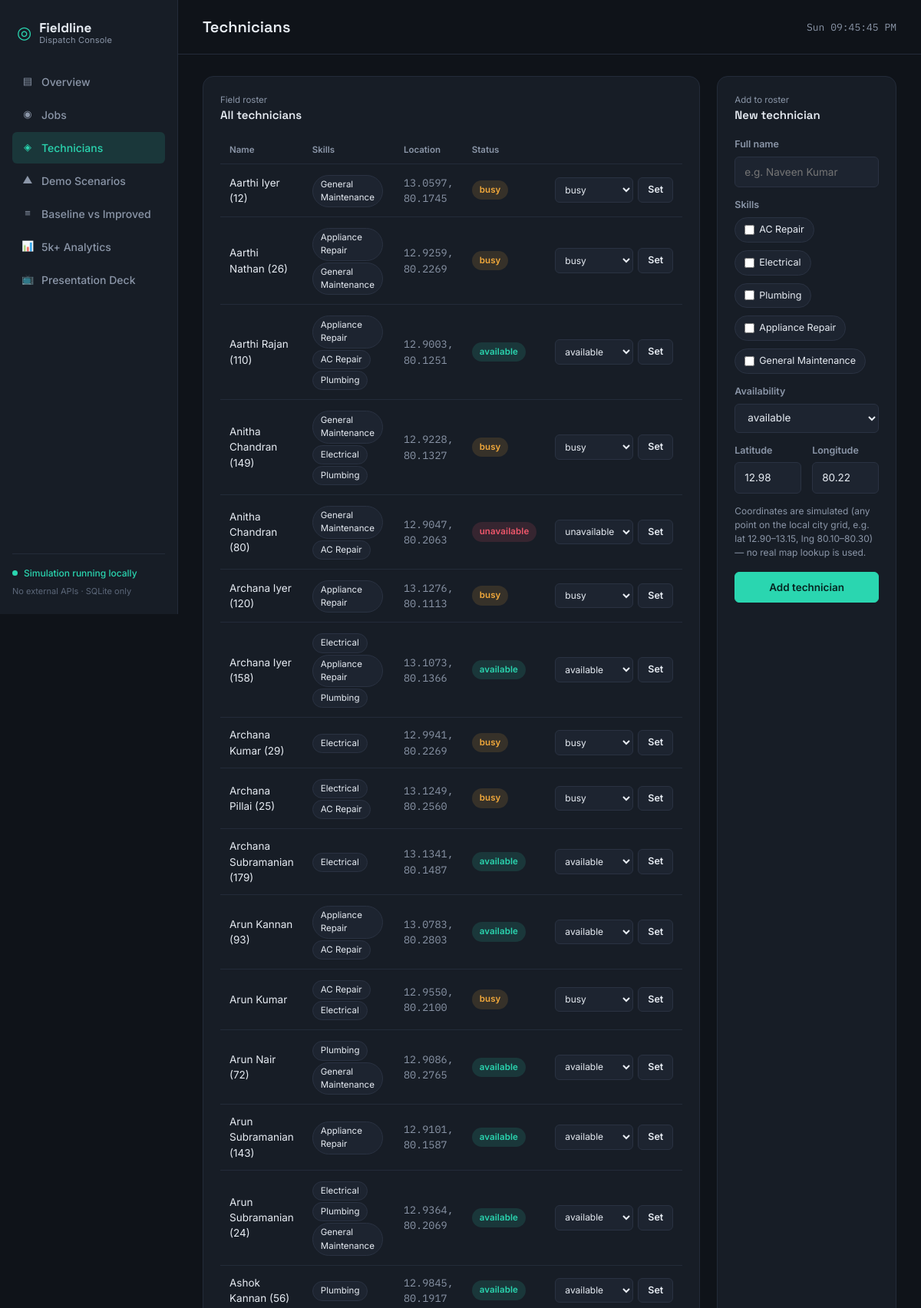
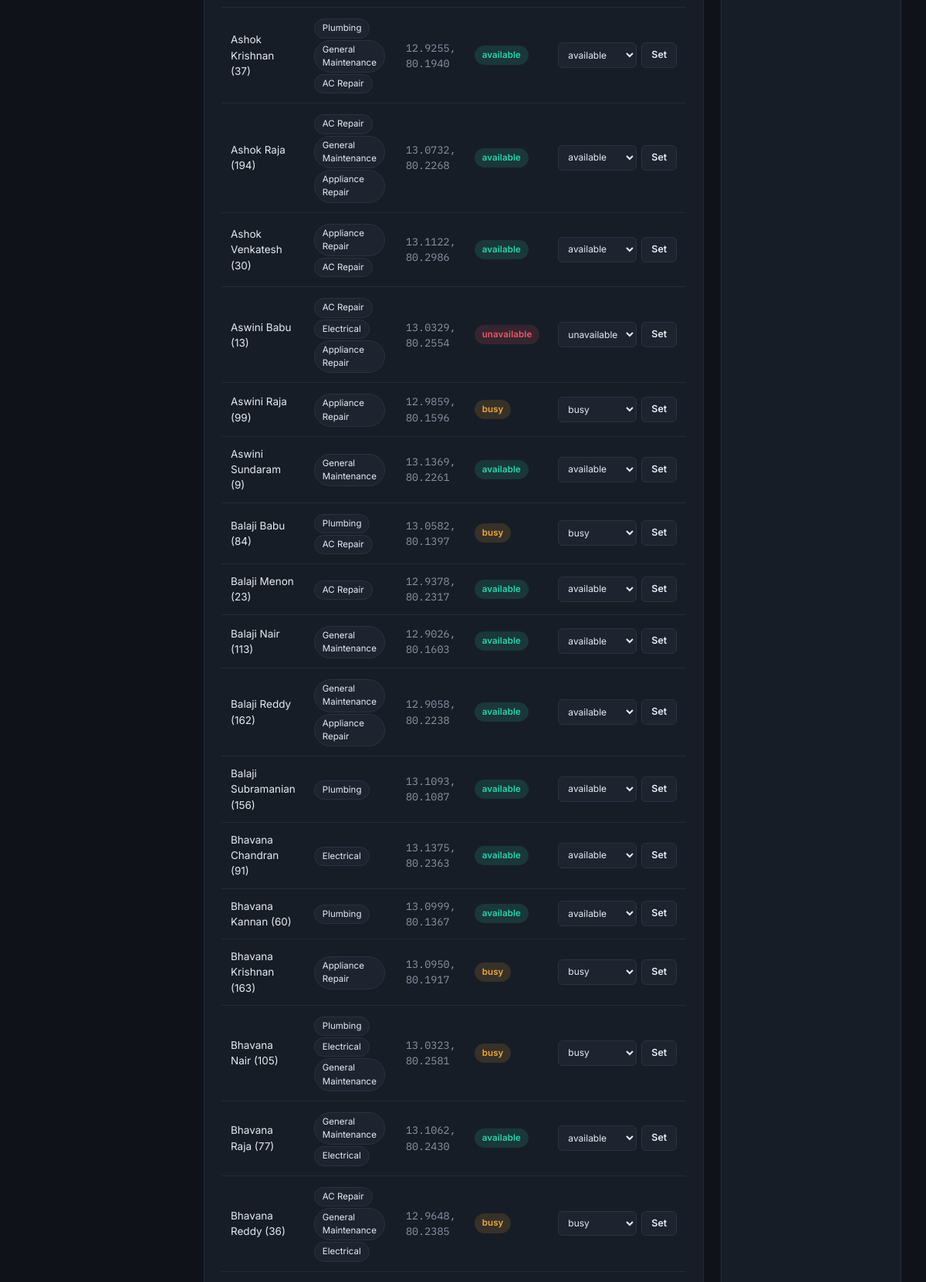
Page /technicians (upper part) on the committed database (2 pictures, top to bottom).
### tables this page shows
CREATE TABLE technicians (
    id            INTEGER PRIMARY KEY AUTOINCREMENT,
    name          TEXT NOT NULL,
    skills        TEXT NOT NULL,                 -- comma-separated list, e.g. "AC Repair,Electrical"
    availability  TEXT NOT NULL DEFAULT 'available', -- available | busy | unavailable
    latitude      REAL NOT NULL,
    longitude     REAL NOT NULL
);

### app.py (the view)
@app.route("/technicians")
def technicians():
    conn = get_db()
    techs = conn.execute("SELECT * FROM technicians ORDER BY name").fetchall()
    conn.close()
    return render_template("technicians.html", technicians=techs, skill_options=SKILL_OPTIONS)

### app.py (called while the page is built)
def get_db():
    conn = sqlite3.connect(DB_PATH)
    conn.row_factory = sqlite3.Row
    conn.execute("PRAGMA foreign_keys = ON")
    return conn

### templates/technicians.html (shortened to what this page needs)
{% extends "base.html" %}
{% block page_title %}Technicians{% endblock %}
{% block content %}
<div class="detail-grid">
  <div class="panel">
    <div class="panel-head">
      <div>
        <div class="panel-eyebrow">Field roster</div>
        <h3>All technicians</h3>
      </div>
    </div>
    <table class="data-table">
      <thead>
        <tr><th>Name</th><th>Skills</th><th>Location</th><th>Status</th><th></th></tr>
      </thead>
      <tbody>
        {% for t in technicians %}
        <tr>
          <td>{{ t.name }}</td>
          <td>{% for s in t.skills.split(',') %}<span class="chip">{{ s }}</span>{% endfor %}</td>
          <td class="mono text-dim">{{ '%.4f'|format(t.latitude) }}, {{ '%.4f'|format(t.longitude) }}</td>
          <td><span class="badge-status badge-{{ t.availability }}">{{ t.availability }}</span></td>
          <td>
            <form method="POST" action="{{ url_for('toggle_technician', tech_id=t.id) }}" style="display:flex; gap:6px;">
              <select name="availability" class="form-control-fl" style="width:auto; padding:5px 8px; font-size:12px;">
                <option value="available" {{ 'selected' if t.availability=='available' }}>available</option>
                <option value="busy" {{ 'selected' if t.availability=='busy' }}>busy</option>
                <option value="unavailable" {{ 'selected' if t.availability=='unavailable' }}>unavailable</option>
              </select>
              <button class="btn-fl btn-fl-sm" type="submit">Set</button>
            </form>
          </td>
        </tr>
        {% endfor %}
      </tbody>
    </table>
  </div>
  <div class="panel">
    <div class="panel-head">
      <div>
        <div class="panel-eyebrow">Add to roster</div>
        <h3>New technician</h3>
      </div>
    </div>
    <form method="POST" action="{{ url_for('add_technician') }}">
      <div class="field-row">
        <label class="form-label-fl">Full name</label>
        <input class="form-control-fl" type="text" name="name" required placeholder="e.g. Naveen Kumar">
      </div>
      <div class="field-row">
        <label class="form-label-fl">Skills</label>
        <div class="check-row">
          {% for skill in skill_options %}
          <label class="check-pill">
            <input type="checkbox" name="skills" value="{{ skill }}"> {{ skill }}
          </label>
          {% endfor %}
        </div>
      </div>
      <div class="field-row">
        <label class="form-label-fl">Availability</label>
        <select class="form-control-fl" name="availability">
          <option value="available">available</option>
        </select>
      </div>
      <div class="field-row field-grid">
        <div>
          <label class="form-label-fl">Latitude</label>
          <input class="form-control-fl" type="number" step="0.0001" name="latitude" required value="12.98">
        </div>
        <div>
          <label class="form-label-fl">Longitude</label>
          <input class="form-control-fl" type="number" step="0.0001" name="longitude" required value="80.22">
        </div>
      </div>
      <p class="text-dim" style="font-size:12px; margin: 4px 0 16px;">
      </p>
      <button class="btn-fl btn-fl-primary" type="submit" style="width:100%;">Add technician</button>
    </form>
  </div>
</div>
{% endblock %}

### static/css/style.css (style rules this page uses)
:root { --bg: #0F1319; --panel: #171D26; --panel-alt: #1D2430; --panel-raised: #212938; --border: #2A3242; --border-soft: #232B39; --text: #E7ECF3; --text-dim: #8B96A8; --text-faint: #5C6779; --teal: #2AD6B0; --teal-dim: rgba(42,214,176,0.14); --amber: #F2A93B; --amber-dim: rgba(242,169,59,0.14); --red: #F0576B; --red-dim: rgba(240,87,107,0.14); --blue: #4C8DFF; --blue-dim: rgba(76,141,255,0.14); --radius-sm: 6px; --radius-md: 10px; --radius-lg: 14px; }
* { box-sizing: border-box; }
body { background: var(--bg); color: var(--text); font-family: 'Inter', -apple-system, sans-serif; font-size: 14.5px; margin: 0; min-height: 100vh; }
h1,h2,h3,h4 { font-family: 'Space Grotesk', sans-serif; color: var(--text); margin: 0 0 4px 0; }
.mono { font-family: 'IBM Plex Mono', monospace; }
.panel { background: var(--panel); border: 1px solid var(--border-soft); border-radius: var(--radius-lg); padding: 22px; margin-bottom: 22px; }
.panel-head { display:flex; align-items:center; justify-content:space-between; margin-bottom: 16px; }
.panel-head h3 { font-size: 15px; font-weight: 600; }
.panel-eyebrow { font-size: 11.5px; color: var(--text-dim); margin-bottom: 2px; }
table.data-table { width:100%; border-collapse: collapse; }
.data-table th { text-align:left; font-size: 11.5px; font-weight:600; color: var(--text-dim); padding: 8px 12px; border-bottom: 1px solid var(--border-soft); }
.data-table td { padding: 12px; border-bottom: 1px solid var(--border-soft); font-size: 13.5px; vertical-align: middle; }
.badge-status { display:inline-flex; align-items:center; gap:5px; padding: 4px 10px; border-radius: 999px; font-size: 11.5px; font-weight: 600; letter-spacing: .01em; }
.badge-assigned, .badge-available { background: var(--teal-dim); color: var(--teal); }
.badge-unassigned, .badge-unavailable { background: var(--red-dim); color: var(--red); }
.badge-busy, .badge-pending { background: var(--amber-dim); color: var(--amber); }
.btn-fl { display:inline-flex; align-items:center; justify-content:center; gap:6px; font-family:'Inter',sans-serif; font-weight: 600; font-size: 13.5px; padding: 9px 16px; border-radius: var(--radius-sm); border: 1px solid var(--border); background: var(--panel-alt); color: var(--text); cursor: pointer; transition: background .12s ease, border-color .12s ease; }
.btn-fl-primary { background: var(--teal); color: #062622; border-color: var(--teal); }
.btn-fl-sm { padding: 6px 12px; font-size: 12.5px; }
.form-label-fl { font-size: 12.5px; color: var(--text-dim); font-weight:600; margin-bottom:6px; display:block; }
.form-control-fl, select.form-control-fl { width:100%; background: var(--panel-alt); border: 1px solid var(--border); color: var(--text); border-radius: var(--radius-sm); padding: 9px 12px; font-family:'Inter',sans-serif; font-size: 13.5px; }
.field-row { margin-bottom: 14px; }
.field-grid { display:grid; grid-template-columns: 1fr 1fr; gap: 14px; }
.check-row { display:flex; flex-wrap:wrap; gap: 10px; }
.check-pill { display:flex; align-items:center; gap:6px; background: var(--panel-alt); border:1px solid var(--border); padding: 6px 12px; border-radius: 999px; font-size:12.5px; }
.detail-grid { display:grid; grid-template-columns: 1.4fr 1fr; gap: 22px; }
.text-dim { color: var(--text-dim); }
.chip { display:inline-block; background: var(--panel-alt); border:1px solid var(--border); border-radius:999px; padding:3px 10px; font-size:11.5px; margin: 2px 3px 0 0; }

### rows in the picture
technicians: name "Aarthi Iyer (12)", skills "General Maintenance", latitude "13.0597", longitude "80.1745", availability "busy"
technicians: name "Aarthi Nathan (26)", s "Appliance Repair" "General Maintenance", latitude "12.9259", longitude "80.2269", availability "busy"
technicians: name "Aarthi Rajan (110)", s "Appliance Repair" "AC Repair" "Plumbing", latitude "12.9003", longitude "80.1251", availability "available"
technicians: name "Anitha Chandran (149)", s "General Maintenance" "Electrical" "Plumbing", latitude "12.9228", longitude "80.1327", availability "busy"
technicians: name "Anitha Chandran (80)", s "General Maintenance" "AC Repair", latitude "12.9047", longitude "80.2063", availability "unavailable"
technicians: name "Archana Iyer (120)", skills "Appliance Repair", latitude "13.1276", longitude "80.1113", availability "busy"
technicians: name "Archana Iyer (158)", s "Electrical" "Appliance Repair" "Plumbing", latitude "13.1073", longitude "80.1366", availability "available"
technicians: name "Archana Kumar (29)", skills "Electrical", latitude "12.9941", longitude "80.2269", availability "busy"
technicians: name "Archana Pillai (25)", s "Electrical" "AC Repair", latitude "13.1249", longitude "80.2560", availability "busy"
technicians: name "Archana Subramanian (179)", skills "Electrical", latitude "13.1341", longitude "80.1487", availability "available"
technicians: name "Arun Kannan (93)", s "Appliance Repair" "AC Repair", latitude "13.0783", longitude "80.2803", availability "available"
technicians: name "Arun Kumar", s "AC Repair" "Electrical", latitude "12.9550", longitude "80.2100", availability "busy"
technicians: name "Arun Nair (72)", s "Plumbing" "General Maintenance", latitude "12.9086", longitude "80.2765", availability "available"
technicians: name "Arun Subramanian (143)", skills "Appliance Repair", latitude "12.9101", longitude "80.1587", availability "available"
technicians: name "Arun Subramanian (24)", s "Electrical" "Plumbing" "General Maintenance", latitude "12.9364", longitude "80.2069", availability "available"
technicians: name "Ashok Kannan (56)", skills "Plumbing", latitude "12.9845", longitude "80.1917", availability "available"
technicians: name "Ashok Krishnan (37)", s "Plumbing" "General Maintenance" "AC Repair", latitude "12.9255", longitude "80.1940", availability "available"
technicians: name "Ashok Raja (194)", s "AC Repair" "General Maintenance" "Appliance Repair", latitude "13.0732", longitude "80.2268", availability "available"
technicians: name "Ashok Venkatesh (30)", s "Appliance Repair" "AC Repair", latitude "13.1122", longitude "80.2986", availability "available"
technicians: name "Aswini Babu (13)", s "AC Repair" "Electrical" "Appliance Repair", latitude "13.0329", longitude "80.2554", availability "unavailable"
technicians: name "Aswini Raja (99)", skills "Appliance Repair", latitude "12.9859", longitude "80.1596", availability "busy"
technicians: name "Aswini Sundaram (9)", skills "General Maintenance", latitude "13.1369", longitude "80.2261", availability "available"
technicians: name "Balaji Babu (84)", s "Plumbing" "AC Repair", latitude "13.0582", longitude "80.1397", availability "busy"
technicians: name "Balaji Menon (23)", skills "AC Repair", latitude "12.9378", longitude "80.2317", availability "available"
technicians: name "Balaji Nair (113)", skills "General Maintenance", latitude "12.9026", longitude "80.1603", availability "available"
technicians: name "Balaji Reddy (162)", s "General Maintenance" "Appliance Repair", latitude "12.9058", longitude "80.2238", availability "available"
technicians: name "Balaji Subramanian (156)", skills "Plumbing", latitude "13.1093", longitude "80.1087", availability "available"
technicians: name "Bhavana Chandran (91)", skills "Electrical", latitude "13.1375", longitude "80.2363", availability "available"
technicians: name "Bhavana Kannan (60)", skills "Plumbing", latitude "13.0999", longitude "80.1367", availability "available"
technicians: name "Bhavana Krishnan (163)", skills "Appliance Repair", latitude "13.0950", longitude "80.1917", availability "busy"
technicians: name "Bhavana Nair (105)", s "Plumbing" "Electrical" "General Maintenance", latitude "13.0323", longitude "80.2581", availability "busy"
technicians: name "Bhavana Raja (77)", s "General Maintenance" "Electrical", latitude "13.1062", longitude "80.2430", availability "available"
technicians: name "Bhavana Reddy (36)", s "AC Repair" "General Maintenance" "Electrical", latitude "12.9648", longitude "80.2385", availability "busy"
